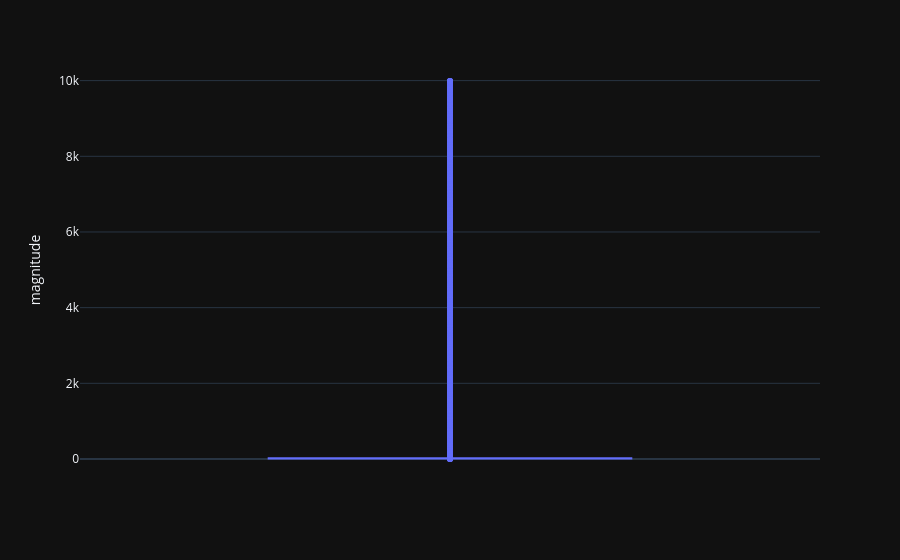

Notebook code cell kept with this figure:
### Code cell
# mpc_obs_filtered_df.magnitude.plot(kind='box')
px.box(mpc_obs_proceed_df, y='magnitude', template= 'plotly_dark')

### Figure 1 — Plotly figure (JSON) as saved in the notebook; plotly's stock layout.template omitted (floating-point values rounded to 4 significant figures; data arrays with more than 128 entries replaced by an {"elided": "..."} marker saying what was removed)
{"data": [{"alignmentgroup": "True", "hovertemplate": "magnitude=%{y}<extra></extra>", "legendgroup": "", "marker": {"color": "#636efa"}, "name": "", "notched": false, "offsetgroup": "", "orientation": "v", "showlegend": false, "type": "box", "x0": " ", "xaxis": "x", "y": {"elided": "9444 float values"}, "y0": " ", "yaxis": "y"}], "layout": {"boxmode": "group", "legend": {"tracegroupgap": 0}, "margin": {"t": 60}, "xaxis": {"anchor": "y", "domain": [0, 1]}, "yaxis": {"anchor": "x", "domain": [0, 1], "title": {"text": "magnitude"}}}}
